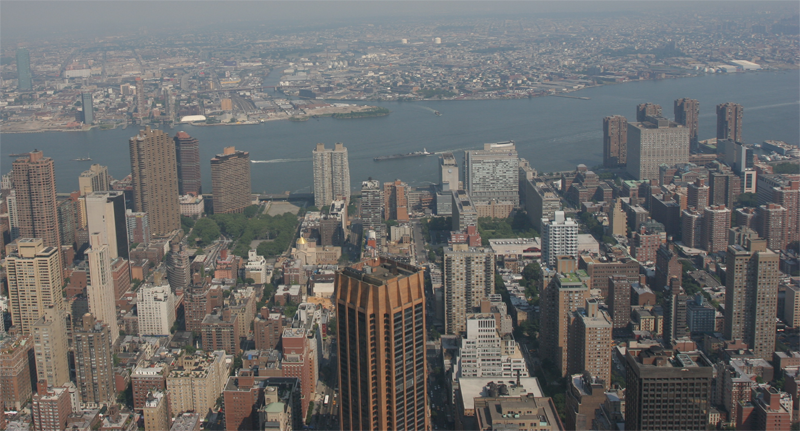
#> input picture img/ny1.png, 800 x 431 px
$ python haze_removal.py
#> lines starting #> are read from the running program, lines starting #| are printed output that depends on the picture
import numpy as np
from skimage import io
import matplotlib.pyplot as plt
from collections import defaultdict
from itertools import combinations_with_replacement
from numpy.linalg import inv

DEBUG = True

R, G, B = 0, 1, 2


def box_filter(I, r):
    M, N = I.shape
    dest = np.zeros((M, N))

    # cumulative sum over Y axis
    sumY = np.cumsum(I, axis=0)
    # difference over Y axis
    dest[:r + 1] = sumY[r: 2 * r + 1]
    dest[r + 1:M - r] = sumY[2 * r + 1:] - sumY[:M - 2 * r - 1]
    dest[-r:] = np.tile(sumY[-1], (r, 1)) - sumY[M - 2 * r - 1:M - r - 1]

    # cumulative sum over X axis
    sumX = np.cumsum(dest, axis=1)
    # difference over Y axis
    dest[:, :r + 1] = sumX[:, r:2 * r + 1]
    dest[:, r + 1:N - r] = sumX[:, 2 * r + 1:] - sumX[:, :N - 2 * r - 1]
    dest[:, -r:] = np.tile(sumX[:, -1][:, None], (1, r)) - \
        sumX[:, N - 2 * r - 1:N - r - 1]

    return dest


def guided_filter(I, p, r=40, eps=1e-3):
    M, N = p.shape
    base = box_filter(np.ones((M, N)), r)

    # each channel of I filtered with the mean filter
    means = [box_filter(I[:, :, i], r) / base for i in range(3)]
    # p filtered with the mean filter
    mean_p = box_filter(p, r) / base
    # filter I with p then filter it with the mean filter
    means_IP = [box_filter(I[:, :, i] * p, r) / base for i in range(3)]
    # covariance of (I, p) in each local patch
    covIP = [means_IP[i] - means[i] * mean_p for i in range(3)]

    # variance of I in each local patch: the matrix Sigma in ECCV10 eq.14
    var = defaultdict(dict)
    for i, j in combinations_with_replacement(range(3), 2):
        var[i][j] = box_filter(
            I[:, :, i] * I[:, :, j], r) / base - means[i] * means[j]

    a = np.zeros((M, N, 3))
    for y, x in np.ndindex(M, N):
        #         rr, rg, rb
        # Sigma = rg, gg, gb
        #         rb, gb, bb
        Sigma = np.array([[var[R][R][y, x], var[R][G][y, x], var[R][B][y, x]],
                          [var[R][G][y, x], var[G][G][y, x], var[G][B][y, x]],
                          [var[R][B][y, x], var[G][B][y, x], var[B][B][y, x]]])
        cov = np.array([c[y, x] for c in covIP])
        a[y, x] = np.dot(cov, inv(Sigma + eps * np.eye(3)))  # eq 14

    # ECCV10 eq.15
    b = mean_p - a[:, :, R] * means[R] - \
        a[:, :, G] * means[G] - a[:, :, B] * means[B]

    # ECCV10 eq.16
    q = (box_filter(a[:, :, R], r) * I[:, :, R] + box_filter(a[:, :, G], r) *
         I[:, :, G] + box_filter(a[:, :, B], r) * I[:, :, B] + box_filter(b, r)) / base

    return q


def get_dark_channel(I, w):
    M, N, _ = I.shape
    padded = np.pad(I, ((w // 2, w // 2), (w // 2, w // 2), (0, 0)), 'edge')
    dark_channel = np.zeros((M, N))
    for i, j in np.ndindex(dark_channel.shape):
        dark_channel[i, j] = np.min(
            padded[i:i + w, j:j + w, :])
    return dark_channel


def get_atomspheric_light(I, dark_channel, p):
    M, N = dark_channel.shape
    flatI = I.reshape(M * N, 3)
    flatdark = dark_channel.ravel()
    # find top M * N * p indexes
    searchidx = (-flatdark).argsort()[:int(M * N * p)]

    if DEBUG:
        print('atmospheric light region:', [
              (i // N, i % N) for i in searchidx])

    # return the highest intensity for each channel
    return np.max(flatI.take(searchidx, axis=0), axis=0)


def get_transmission(I, A, omega, w):
    return 1 - omega * get_dark_channel(I / A, w)


def get_radiance(I, A, t):
    img = np.zeros_like(I)  # tiled to M * N * 3
    img[:, :, R] = img[:, :, G] = img[:, :, B] = t
    # print(img[:, :, B])
    # print(t)
    return (I - A) / img + A  # CVPR09, eq.16


def dehaze(I, tmin=0.2, Amax=220, w=15, p=0.0001,
           omega=0.95, guided=True, r=40, eps=1e-3):
    dark_channel = get_dark_channel(I, w)

    if DEBUG:
        plt.figure('dark channel')
        plt.imshow(dark_channel, cmap='gray')

    A = get_atomspheric_light(I, dark_channel, p)
    A = np.minimum(A, Amax)

    if DEBUG:
        print('atmosphere', A)

    raw_transmission = get_transmission(I, A, omega, w)

    raw_transmission = refined_transmission = np.maximum(
        raw_transmission, tmin)

    if guided:
        normI = (I - I.min()) / (I.max() - I.min())  # normalize I
        refined_transmission = guided_filter(
            normI, refined_transmission, r, eps)

    if DEBUG:
        print('refined transmission rate')
        print('between [%.4f, %.4f]' %
              (refined_transmission.min(), refined_transmission.max()))

    # white = np.full_like(dark_channel, 255)
    # return get_radiance(I, A, refined_transmission)
    radiance = get_radiance(I, A, refined_transmission)

    def to_img(radiance):

        if DEBUG:
            print('Range for each channel:')
            for ch in range(3):
                print('[%.2f, %.2f]' %
                      (radiance[:, :, ch].max(), radiance[:, :, ch].min()))

        return np.maximum(np.minimum(radiance, 255), 0).astype(np.uint8)

    return [to_img(radiance) for radiance in (
        get_radiance(I, A, raw_transmission),
        get_radiance(I, A, refined_transmission)
    )]


def main():
    img = io.imread('img/ny1.png')
#> img is the input picture: shape (431, 800, 3); mean R, G, B 108.8, 108.1, 107.1

    I = np.asarray(img, dtype=np.float64)

    result_raw, result_refined = dehaze(I)
#> after the loop in get_dark_channel, `for i, j in np.ndindex(dark_channel.shape):`:
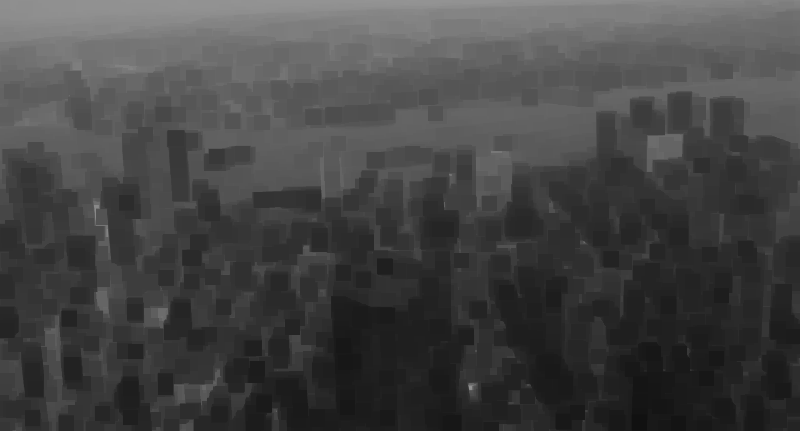
#> dark_channel: shape (431, 800) float64; min 17, max 148, mean 68.3
#> in get_atomspheric_light, `searchidx = (-flatdark).argsort()[:int(M * N * p)]`: searchidx = 34 values, max 1165 at index 0, min 365 at index 22, mean 410.6
#> (printed output is left out)
#> in dehaze, `A = get_atomspheric_light(I, dark_channel, p)`: A = [159, 165, 170]
#| atmosphere [159. 165. 170.]
#> call 2 of get_dark_channel, with w = 15
#> after the loop in get_dark_channel (call 2), `for i, j in np.ndindex(dark_channel.shape):`:
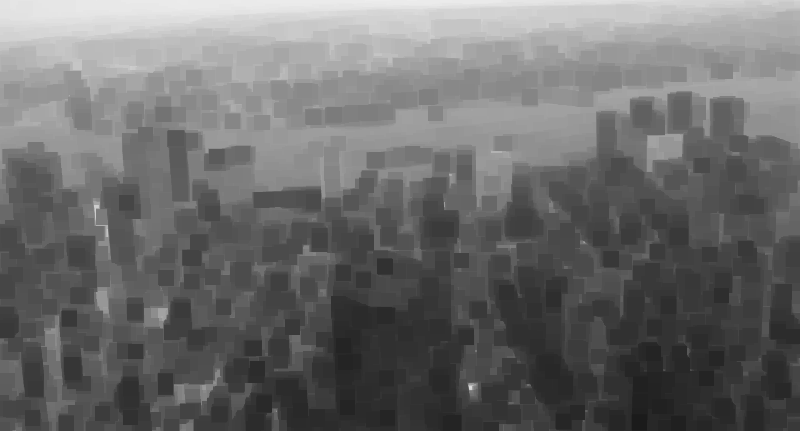
#> dark_channel: shape (431, 800) float64; min 0.107, max 0.931, mean 0.425
#> in box_filter, `sumY = np.cumsum(I, axis=0)`: I: shape (431, 800) float64; every value is 1
#> in box_filter, `dest[:, -r:] = np.tile(sumX[:, -1][:, None], (1, r)) - \ sumX[:, N - 2..`: dest: shape (431, 800) float64; min 1681, max 6561, mean 6094.5
#> in box_filter (call 2), `dest[:, -r:] = np.tile(sumX[:, -1][:, None], (1, r)) - \ sumX[:, N - 2..`: dest: shape (431, 800) float64; min 479.9, max 3487.1, mean 2342.9
#> in box_filter (call 3), `dest[:, -r:] = np.tile(sumX[:, -1][:, None], (1, r)) - \ sumX[:, N - 2..`: dest: shape (431, 800) float64; min 425.3, max 3590.1, mean 2325.8
#> call 4 of box_filter, with r = 40
#> in box_filter (call 4), `dest[:, -r:] = np.tile(sumX[:, -1][:, None], (1, r)) - \ sumX[:, N - 2..`:
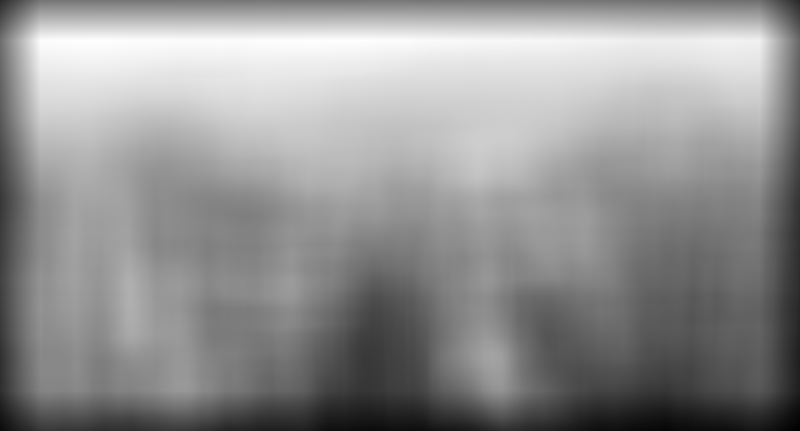
#> dest: shape (431, 800) float64; min 398.8, max 3701.4, mean 2298.4; drawn with min black and max white
#> in guided_filter, `means = [box_filter(I[:, :, i], r) / base for i in range(3)]`: means = 3 items
#> in box_filter (call 5), `dest[-r:] = np.tile(sumY[-1], (r, 1)) - sumY[M - 2 * r - 1:M - r - 1]`: dest: shape (431, 800) float64; min 8.3, max 70.61, mean 46.5
#> in box_filter (call 5), `dest[:, :r + 1] = sumX[:, r:2 * r + 1]`:
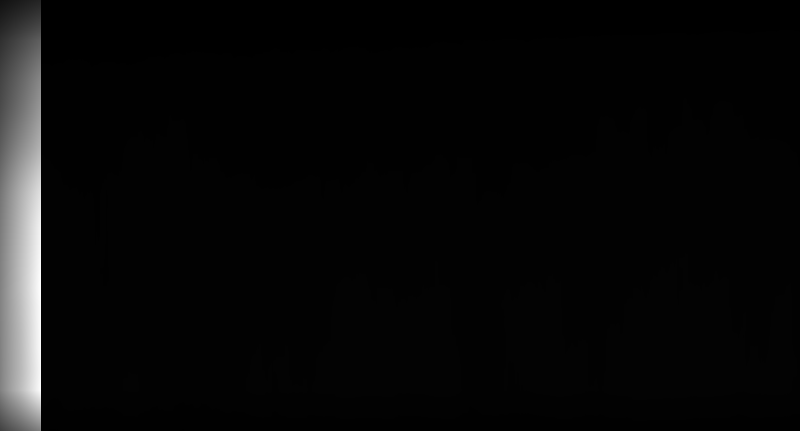
#> dest: shape (431, 800) float64; min 8.37, max 4607, mean 180.1; drawn with min black and max white
#> in box_filter (call 5), `dest[:, -r:] = np.tile(sumX[:, -1][:, None], (1, r)) - \ sumX[:, N - 2..`:
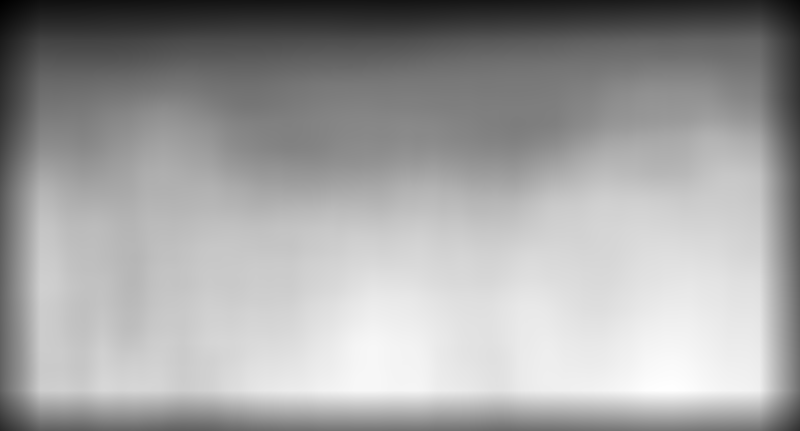
#> dest: shape (431, 800) float64; min 342.3, max 5584.3, mean 3671.6; drawn with min black and max white
#> in guided_filter, `mean_p = box_filter(p, r) / base`:
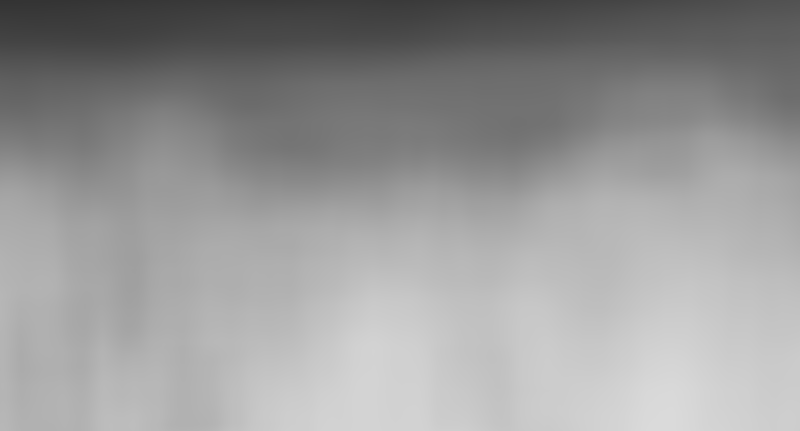
#> mean_p: shape (431, 800) float64; min 0.204, max 0.858, mean 0.599
#> in box_filter (call 6), `sumY = np.cumsum(I, axis=0)`:
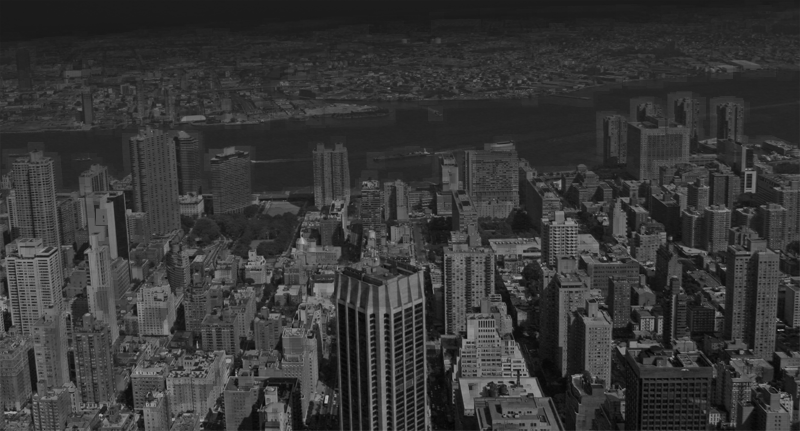
#> I: shape (431, 800) float64; min 0, max 0.721, mean 0.217
#> the loop in guided_filter, `for y, x in np.ndindex(M, N):` made 344800 passes
#> cov on passes 1 to 3: [-7.71e-05, -5.35e-05, -4.7e-05], [-7.69e-05, -5.39e-05, -4.72e-05], [-7.7e-05, -5.44e-05, -4.8e-05]
#| between [0.1607, 0.8638]
#> the loop in to_img, `for ch in range(3):` made 3 passes
#| [357.52, 0.95]
#| [302.45, 1.59]
#| [256.39, 1.45]
#> the loop in to_img (call 2), `for ch in range(3):` made 3 passes
#| [467.72, -19.62]
#| [408.91, -4.16]
#| [332.61, -3.66]
    plt.figure('origin')
    plt.imshow(img)

    plt.figure('result')
    plt.imshow(result_raw)

    plt.figure('refined')
    plt.imshow(result_refined)

    plt.show()


if __name__ == '__main__':
    main()
